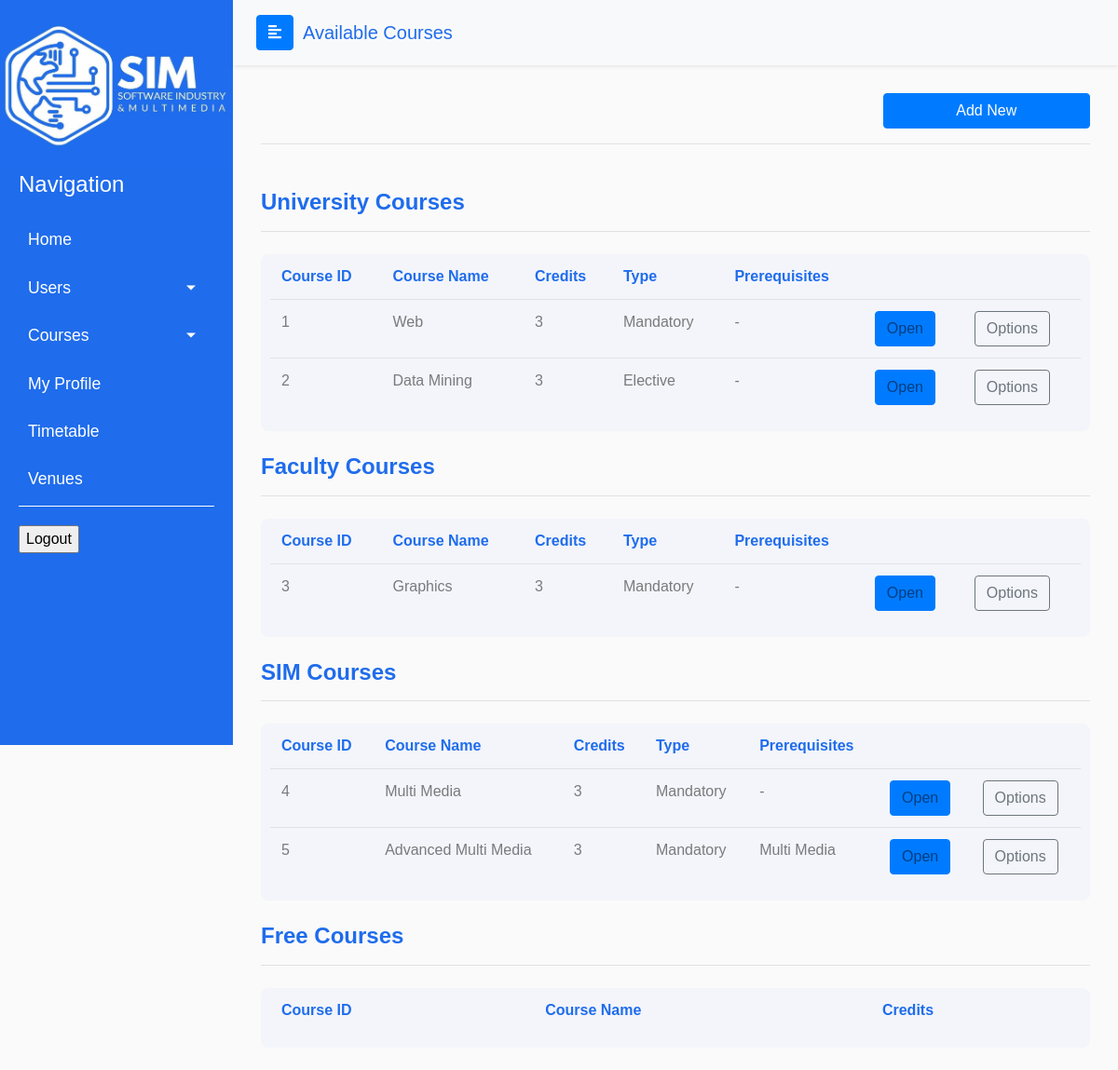
/admin/available_courses_t.php, run on an earlier commit of the app's database.
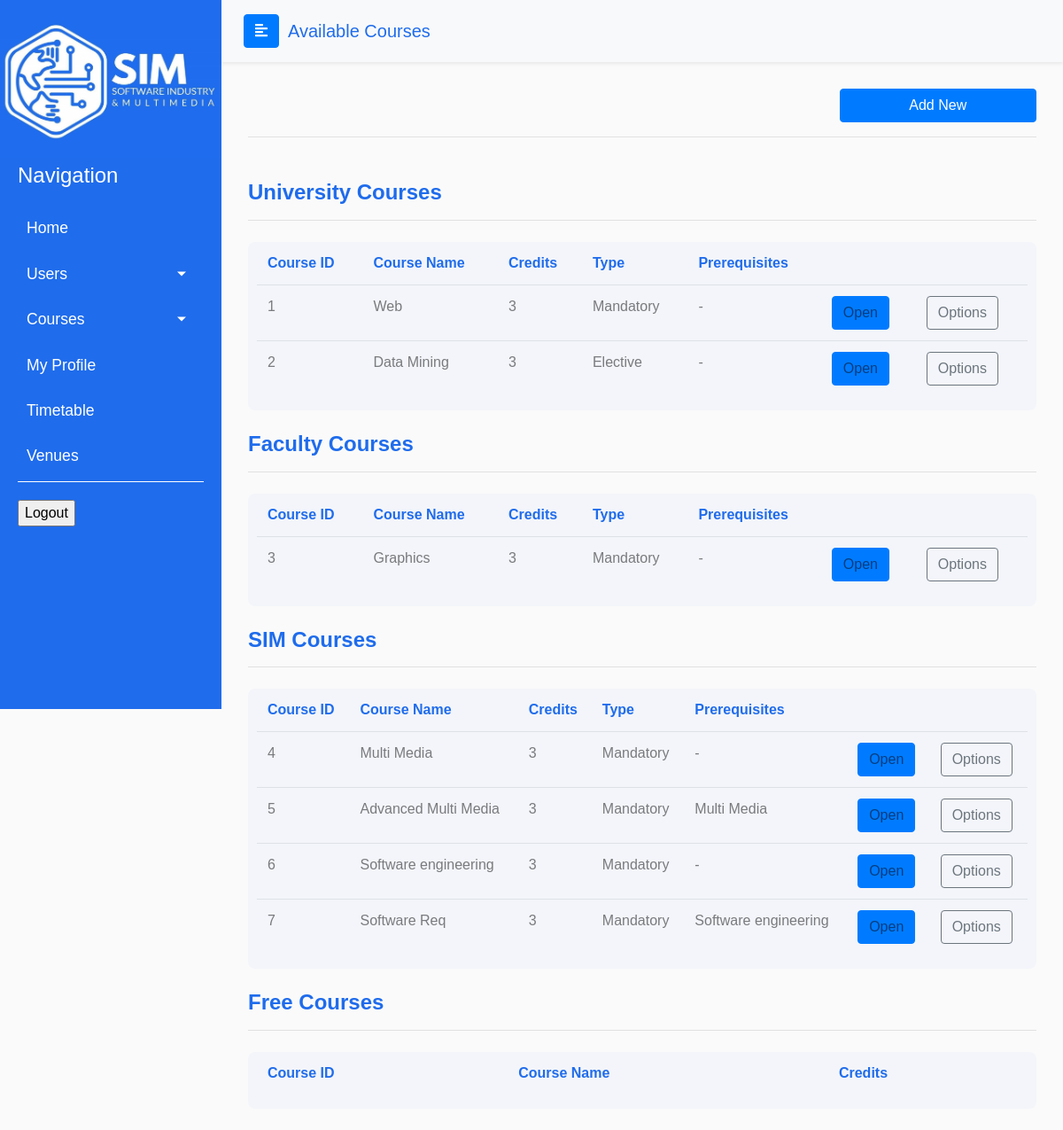
And on a later commit of the database.
### tables this page shows
CREATE TABLE `courses` (
  `course_id` int(12) NOT NULL,
  `name` varchar(255) NOT NULL,
  `credits` int(11) NOT NULL,
  `has_preq` tinyint(1) DEFAULT NULL,
  `has_labs` tinyint(1) DEFAULT NULL,
  `has_practical` tinyint(1) DEFAULT NULL,
  `category` varchar(20) NOT NULL DEFAULT 'university',
  `elective` varchar(5) NOT NULL DEFAULT 'no'
);

### paths.php (called while the page is built, shortened)
<?php
$root = "Web-Project-2";
$logo_path = DIRECTORY_SEPARATOR. $root .DIRECTORY_SEPARATOR. "media" .DIRECTORY_SEPARATOR. "logo.jpeg";
$my_profile_path = DIRECTORY_SEPARATOR. $root .DIRECTORY_SEPARATOR. "my_profile.php";
$announcements_path = DIRECTORY_SEPARATOR .$root .DIRECTORY_SEPARATOR. "student" .DIRECTORY_SEPARATOR. "announcements.php";
$venues_path = DIRECTORY_SEPARATOR. $root .DIRECTORY_SEPARATOR."admin" .DIRECTORY_SEPARATOR. "venues.php";
$timetable_admin_path = DIRECTORY_SEPARATOR. $root .DIRECTORY_SEPARATOR. "admin" .DIRECTORY_SEPARATOR. "timetable.php";

### includes/Admin/sas/functions.php (called while the page is built, shortened)
<?php
include_once dirname(__FILE__, 2) . "\\utils\\iniclude_utils_files.php";
function getAvailableCourses($category)
{
    global $conn;
    $query = "SELECT * FROM courses WHERE category='{$category}'";
    $query_result = mysqli_query($conn, $query);
    return $query_result;
}
function getCoursePrerequisite($courseId)
{
    global $conn;
    $prerequisite = "-";
    $preq_query = "SELECT name from prerequisites p
    INNER JOIN courses c on p.prerequisite_id = c.course_id
    WHERE p.id_course = $courseId";
    $preq_query_result = mysqli_query($conn, $preq_query);
    $data = mysqli_fetch_assoc($preq_query_result);
    if (mysqli_num_rows($preq_query_result)) {
        $prerequisite = $data['name'];
    }
    return $prerequisite;
}

### admin/available_courses_t.php (the view, shortened to what this page needs)
<?php
include "../includes/functions.php";
include dirname(__FILE__, 2) . "\\includes\\Admin\\sas\\functions.php";
?>
<!DOCTYPE html>
<html>
<head>
  <?php include "../includes/bootstrap_styles_start.php"; ?>
  <link rel="stylesheet" href="css/available_courses.css">
  <link rel="stylesheet" href="css/table.css">
</head>
<body>
  <div class="wrapper">
    <?php include "../includes/admin_sidebar.php"; ?>
    <div id="content">
      <nav class="navbar navbar-expand-lg sticky-top navbar-light bg-light shadow-sm">
        <div class="container-fluid">
        <button type="button" id="sidebarCollapse" class="btn btn-primary">
          <i class="fas fa-align-left"></i>
        </button>
        <a class="navbar-brand" id="page-title" href="#">Available Courses</a>
      </nav>
      <div class="page-body">
        <div class="container-fluid">
          <div class="row justify-content-end">
              <a href="add_new_course.php" class=" btn btn-primary btn-block w-25">Add New</a>
          </div>
        </div>
        <hr class="mb-4">
        <br>
        <h4 class="font-weight-bold" style=" color:rgb(31,108,236);">University Courses</h4>
        <hr class="mb-4">
        <div class="table-container table-responsive">
          <table class="table">
            <thead>
              <tr>
                <th scope="col">Course ID</th>
                <th scope="col">Course Name</th>
                <th scope="col">Credits</th>
                <th scope="col">Type</th>
                <th scope="col">Prerequisites</th>
              </tr>
            </thead>
            <tbody>
              <?php
                $university_courses = getAvailableCourses('university');
                while ($row = mysqli_fetch_assoc($university_courses)) {
                  $cname = $row['name'];
                  $id = $row['course_id'];
                  $credits = $row['credits'];
                  $type = $row['elective'] == "yes" ? "Elective" : "Mandatory";
                  $prerequisite = getCoursePrerequisite($id);
              ?>
                <tr>
                  <td><?php echo $id ?></td>
                  <td><?php echo $cname ?></td>
                  <td><?php echo $credits ?></td>
                  <td><?php echo $type ?></td>
                  <td><?php echo $prerequisite ?></td>
                  <td><a data-id='<?php echo $id ?>' class='btn btn-primary launch-modal' data-toggle='modal' data-target='#modalContactForm'>Open</a></td>
                  <td><a href='edit_course.php?course_id=<?php echo $id ?>' class='btn btn-outline-secondary'>Options</a></td>
                </tr>
              <?php } ?>
            </tbody>
          </table>
        </div>
        <br>
        <h4 class="font-weight-bold" style=" color:rgb(31,108,236);">Faculty Courses</h4>
        <hr class="mb-4">
        <div class="table-container table-responsive">
          <table class="table">
            <thead>
              <tr>
                <th scope="col">Course ID</th>
                <th scope="col">Course Name</th>
                <th scope="col">Credits</th>
                <th scope="col">Type</th>
                <th scope="col">Prerequisites</th>
              </tr>
            </thead>
            <tbody>
              <?php
                $faculty_courses = getAvailableCourses('faculty');
                while ($row = mysqli_fetch_assoc($faculty_courses)) {
                  $cname = $row['name'];
                  $id = $row['course_id'];
                  $credits = $row['credits'];
                  $type = $row['elective'] == "yes" ? "Elective" : "Mandatory";
                  $prerequisite = getCoursePrerequisite($id);
              ?>
                <tr>
                  <td><?php echo $id ?></td>
                  <td><?php echo $cname ?></td>
                  <td><?php echo $credits ?></td>
                  <td><?php echo $type ?></td>
                  <td><?php echo $prerequisite ?></td>
                  <td><a data-id='<?php echo $id ?>' class='btn btn-primary launch-modal' data-toggle='modal' data-target='#modalContactForm'>Open</a></td>
                  <td><a href='edit_course.php?course_id=<?php echo $id ?>' class='btn btn-outline-secondary'>Options</a></td>
                </tr>
              <?php } ?>
            </tbody>
          </table>
        </div>
        <br>
        <h4 class="font-weight-bold" style=" color:rgb(31,108,236);">SIM Courses</h4>
        <hr class="mb-4">
        <div class="table-container table-responsive">
          <table class="table">
            <thead>
              <tr>
                <th scope="col">Course ID</th>
                <th scope="col">Course Name</th>
                <th scope="col">Credits</th>
                <th scope="col">Type</th>
                <th scope="col">Prerequisites</th>
              </tr>
            </thead>
            <tbody>
              <?php
                $sim_courses = getAvailableCourses('sim');
                while ($row = mysqli_fetch_assoc($sim_courses)) {
                  $cname = $row['name'];
                  $id = $row['course_id'];
                  $credits = $row['credits'];
                  $type = $row['elective'] == "yes" ? "Elective" : "Mandatory";
                  $prerequisite = getCoursePrerequisite($id);
              ?>
                <tr>
                  <td><?php echo $id ?></td>
                  <td><?php echo $cname ?></td>
                  <td><?php echo $credits ?></td>
                  <td><?php echo $type ?></td>
                  <td><?php echo $prerequisite ?></td>
                  <td><a data-id='<?php echo $id ?>' class='btn btn-primary launch-modal' data-toggle='modal' data-target='#modalContactForm'>Open</a></td>
                  <td><a href='edit_course.php?course_id=<?php echo $id ?>' class='btn btn-outline-secondary'>Options</a></td>
                </tr>
              <?php } ?>
            </tbody>
          </table>
        </div>
        <br>
        <h4 class="font-weight-bold" style=" color:rgb(31,108,236);">Free Courses</h4>
        <hr class="mb-4">
        <div class="table-container table-responsive">
          <table class="table">
            <thead>
              <tr>
                <th scope="col">Course ID</th>
                <th scope="col">Course Name</th>
                <th scope="col">Credits</th>
              </tr>
            </thead>
          </table>
        </div>
        <br>
      </div>
    </div>
  </div>
</body>
</html>

### includes/bootstrap_styles_start.php (shortened to what this page needs)
<link rel="stylesheet"
    href="https://cdnjs.cloudflare.com/ajax/libs/malihu-custom-scrollbar-plugin/3.1.5/jquery.mCustomScrollbar.min.css">
<link rel="stylesheet" href="https://stackpath.bootstrapcdn.com/bootstrap/4.1.0/css/bootstrap.min.css"
>
    <link rel="stylesheet" href="../css/rootStyles.css">

### includes/admin_sidebar.php (shortened to what this page needs)
<?php
include_once dirname(__FILE__, 2)."\\paths.php";
include_once "functions.php";
?>
<nav id="sidebar">
            <div class="sidebar-header">
                <img src="<?php echo $logo_path ?>" alt="SIM-LOGO">
            </div>
            <p>Navigation</p>
            <ul class="list-unstyled components">
                <li>
                    <a href="<?php echo $announcements_path ?>">Home</a>
                </li>
                <li class="active">
                    <a href="#homeSubmenu" data-toggle="collapse" aria-expanded="false" class="dropdown-toggle">Users</a>
                </li>
                <li>
                    <a href="#pageSubmenu" data-toggle="collapse" aria-expanded="false" class="dropdown-toggle">Courses</a>
                </li>
                <li>
                    <a href="<?php echo $my_profile_path ?>">My Profile</a>
                </li>
                <li>
                    <a href="<?php echo $timetable_admin_path ?>">Timetable</a>
                </li>
                <li>
                    <a href="<?php echo $venues_path ?>">Venues</a>
                </li>
            </ul>
            <ul class="list-unstyled CTAs">
                <form method="post">
                    <input type="submit" class="cta-logout" name="logout-btn" value="Logout">
                </form>
            </ul>
        </nav>

### css/rootStyles.css (style rules this page uses)
:root { --primary: rgb(31,108,236); --danger: red; }
body { font-family: 'Poppins', sans-serif; background: #fafafa; }
p { font-family: 'Poppins', sans-serif; font-size: 1.1em; font-weight: 300; line-height: 1.7em; color: #999; }
a, a:hover, a:focus { color: inherit; text-decoration: none; transition: all 0.3s; }
.navbar { padding: 15px 10px; background: #fff; border: none; border-radius: 0; margin-bottom: 30px; box-shadow: 1px 1px 3px rgba(0, 0, 0, 0.1); }
.navbar-brand#page-title { margin-left: 10px; color: var(--primary) !important; }
.page-body { padding: 0 30px; }
.wrapper { display: flex; width: 100%; }
#sidebar { width: 250px; position: fixed; top: 0; left: 0; height: 100vh; z-index: 999; background: var(--primary); color: #fff; transition: all 0.3s; align-items: stretch; }
#sidebar .sidebar-header img { width: 250px; }
#sidebar ul.components { margin: 0 20px; border-bottom: 1px solid #fff; }
#sidebar p { color: #fff; padding: 0 20px; font-size: 1.5em; }
#sidebar ul li a { padding: 10px; font-size: 1.1em; display: block; border-radius: 5px; margin-bottom: 5px; }
a[data-toggle="collapse"] { position: relative; }
.dropdown-toggle::after { display: block; position: absolute; top: 50%; right: 20px; transform: translateY(-50%); }
ul.CTAs { padding: 20px; }
#content { width: calc(100% - 250px); min-height: 100vh; transition: all 0.3s; position: absolute; top: 0; right: 0; }

### admin/css/available_courses.css (style rules this page uses)
tr td { color: rgb(0,0,0,0.5); }

### admin/css/table.css (style rules this page uses)
.table-container { background-color: rgba(31, 108, 236, 0.03); border-radius: 8px; padding: 0 10px; }
.table thead tr th { border: none !important; }
tbody { color: rgba(0,0,0,0.5); }
th { color: rgb(31, 108, 236) !important; }

What changed in the data, as far as the page shows it:
added courses: course_id "6", name "Software engineering", credits "3", elective "Mandatory", prerequisite "-", shown under "SIM Courses"
added courses: course_id "7", name "Software Req", credits "3", elective "Mandatory", prerequisite "Software engineering", shown under "SIM Courses"
